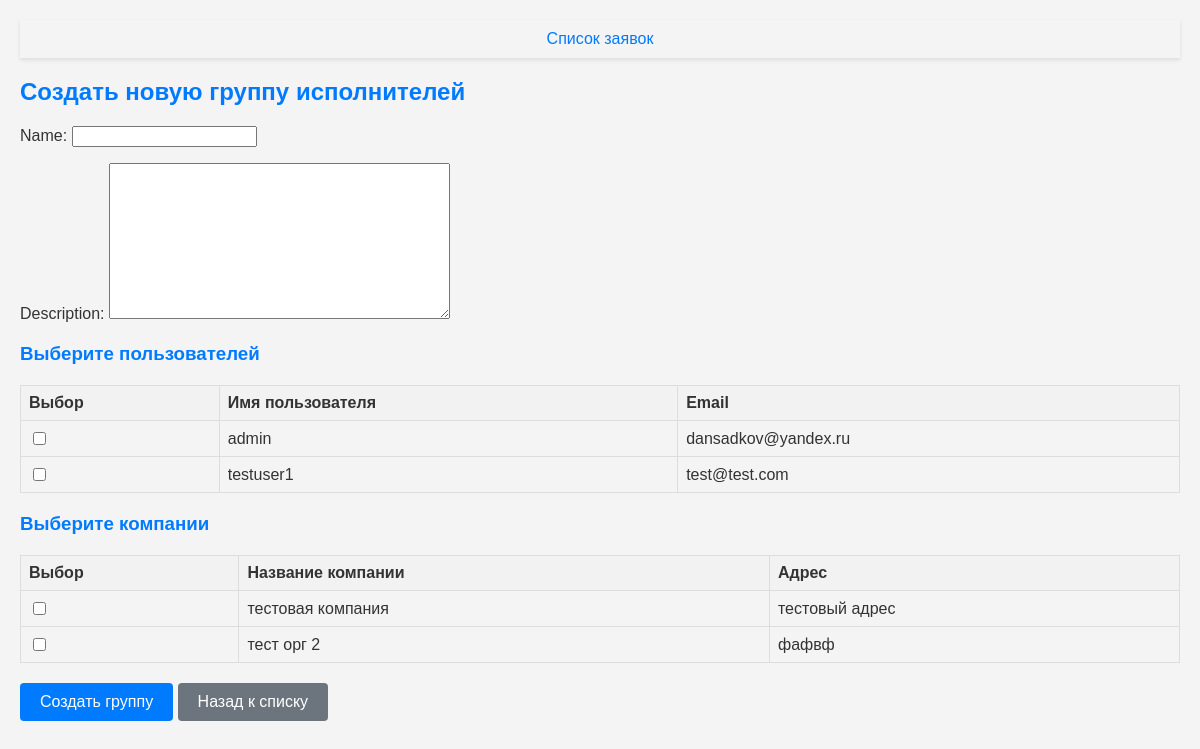
Before: /groups/create/ with the older database file.
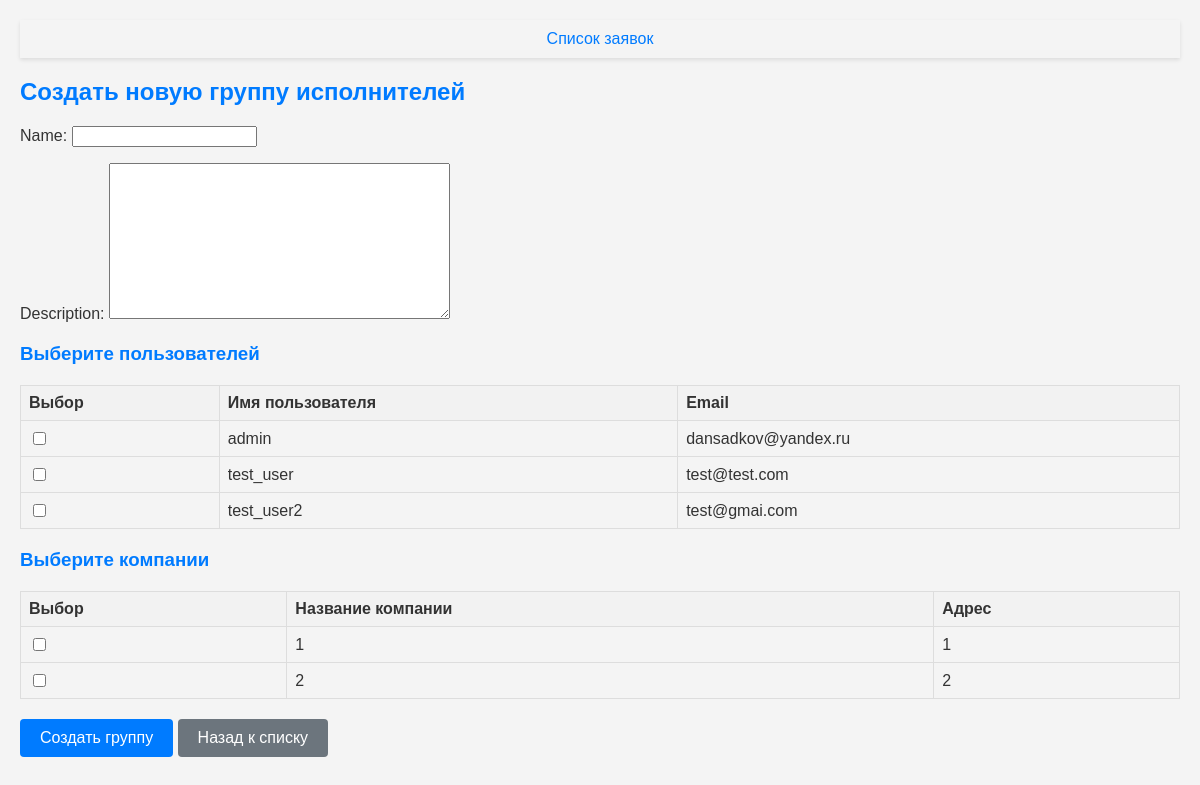
After: the same page with the newer database file.
### service/models.py (models this page shows, shortened)
class CustomUser(AbstractBaseUser, PermissionsMixin):
    username = models.CharField(max_length=30, unique=True)
    email = models.EmailField(unique=True)
    first_name = models.CharField(max_length=30)
    last_name = models.CharField(max_length=30)
    phone_number = models.CharField(max_length=15, blank=True, null=True)
    address = models.CharField(max_length=255, blank=True, null=True)
    is_active = models.BooleanField(default=True)
    is_staff = models.BooleanField(default=False)
    group = models.ForeignKey(Group, on_delete=models.SET_NULL, null=True, blank=True, related_name="users")
    company = models.ForeignKey('Company', on_delete=models.SET_NULL, null=True, blank=True, verbose_name='Компания')
    department = models.ForeignKey('Department', null=True, blank=True, on_delete=models.SET_NULL)
    objects = CustomUserManager()
    USERNAME_FIELD = 'username'
    EMAIL_FIELD = 'email'
    REQUIRED_FIELDS = ['email', 'first_name', 'last_name']

class Company(models.Model):
    name = models.CharField(_("Название компании"), max_length=255, unique=True)
    region = models.CharField(_("Регион"), max_length=255)
    address = models.CharField(_("Адрес"), max_length=1024, blank=True)
    phone = models.CharField(_("Телефон"), max_length=20, blank=True)
    email = models.EmailField(_("Электронная почта"), blank=True)
    website = models.URLField(_("Веб-сайт"), blank=True)
    description = models.TextField(_("Описание"), blank=True)
    ceo = models.ForeignKey(settings.AUTH_USER_MODEL, related_name='company_ceo',
                            on_delete=models.SET_NULL, null=True, blank=True,
                            verbose_name=_("Генеральный директор"))
    deputy = models.ForeignKey(settings.AUTH_USER_MODEL, related_name='company_deputy',
                               on_delete=models.SET_NULL, null=True, blank=True,
                               verbose_name=_("Заместитель генерального директора"))
    contact_person = models.ForeignKey(settings.AUTH_USER_MODEL, related_name='company_contact_person',
                                       on_delete=models.SET_NULL, null=True, blank=True,
                                       verbose_name=_("Контактное лицо"))
    timezone = models.CharField(_("Часовой пояс"), max_length=50, default='UTC')
    class Meta:
        verbose_name = _("компания")
        verbose_name_plural = _("компании")

### service/views/perform_views.py (the view)
# urls.py: path('groups/create/', performer_group_create, name='performer_group_create'),
def performer_group_create(request):
    if request.method == 'POST':
        form = PerformerGroupForm(request.POST)
        if form.is_valid():
            group = form.save(commit=False)
            selected_members = request.POST.getlist('selected_members')  # Names of your checkboxes
            selected_companies = request.POST.getlist('selected_companies')
            group.save()
            group.members.set(selected_members)
            group.companies.set(selected_companies)
            return redirect('performer_group_list')
    else:
        form = PerformerGroupForm()
    custom_users = CustomUser.objects.all()
    companies = Company.objects.all()
    context = {
        'form': form,
        'custom_users': custom_users,
        'companies': companies
    }
    return render(request, 'performer_group/performer_group_create.html', context)

### service/forms/Performer_forms.py
class PerformerGroupForm(forms.ModelForm):
    class Meta:
        model = PerformerGroup
        fields = ['name', 'description', ]

### service/templates/performer_group/performer_group_create.html (shortened to what this page needs)
{% extends 'base.html' %}
{% block content %}
<div class="container mt-3">
    <h2>Создать новую группу исполнителей</h2>
    <form method="post" novalidate>
        {{ form.as_p }}
        <h3>Выберите пользователей</h3>
        <table class="table">
            <thead>
                <tr>
                    <th>Выбор</th>
                    <th>Имя пользователя</th>
                    <th>Email</th>
                </tr>
            </thead>
            <tbody>
                {% for user in custom_users %}
                <tr>
                    <td><input type="checkbox" name="members" value="{{ user.id }}" {% if user.id in form.members.value|default_if_none:'' %} checked {% endif %}></td>
                    <td>{{ user.username }}</td>
                    <td>{{ user.email }}</td>
                </tr>
                {% endfor %}
            </tbody>
        </table>
        <h3>Выберите компании</h3>
        <table class="table">
            <thead>
                <tr>
                    <th>Выбор</th>
                    <th>Название компании</th>
                    <th>Адрес</th>
                </tr>
            </thead>
            <tbody>
                {% for company in companies %}
                <tr>
                    <td><input type="checkbox" name="companies" value="{{ company.id }}" {% if company.id in form.companies.value|default_if_none:'' %} checked {% endif %}></td>
                    <td>{{ company.name }}</td>
                    <td>{{ company.address }}</td>
                </tr>
                {% endfor %}
            </tbody>
        </table>
        <button type="submit" class="btn btn-primary">Создать группу</button>
        <a href="{% url 'performer_group_list' %}" class="btn btn-secondary">Назад к списку</a>
    </form>
</div>
{% endblock %}

Changed rows visible on the page:
changed CustomUser "test@test.com": username "testuser1" → "test_user"
added CustomUser: username "test_user2", email "test@gmai.com"
changed Company (number 1 of 2 on the later page): name "тестовая компания" → "1"; address "тестовый адрес" → "1"
changed Company (number 2 of 2 on the later page): name "тест орг 2" → "2"; address "фафвф" → "2"
